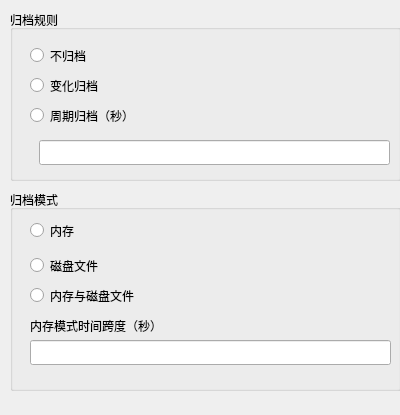
<?xml version="1.0" encoding="UTF-8"?>
<ui version="4.0">
 <class>CVariableArchivesDialog</class>
 <widget class="QDialog" name="CVariableArchivesDialog">
  <property name="geometry">
   <rect>
    <x>0</x>
    <y>0</y>
    <width>400</width>
    <height>415</height>
   </rect>
  </property>
  <property name="windowTitle">
   <string>Dialog</string>
  </property>
  <widget class="QGroupBox" name="groupBox">
   <property name="geometry">
    <rect>
     <x>10</x>
     <y>190</y>
     <width>391</width>
     <height>201</height>
    </rect>
   </property>
   <property name="title">
    <string>归档模式</string>
   </property>
   <widget class="QRadioButton" name="modeRadioButton0">
    <property name="geometry">
     <rect>
      <x>20</x>
      <y>30</y>
      <width>361</width>
      <height>21</height>
     </rect>
    </property>
    <property name="text">
     <string>内存</string>
    </property>
   </widget>
   <widget class="QRadioButton" name="modeRadioButton1">
    <property name="geometry">
     <rect>
      <x>20</x>
      <y>60</y>
      <width>361</width>
      <height>31</height>
     </rect>
    </property>
    <property name="text">
     <string>磁盘文件</string>
    </property>
   </widget>
   <widget class="QRadioButton" name="modeRadioButton2">
    <property name="geometry">
     <rect>
      <x>20</x>
      <y>90</y>
      <width>361</width>
      <height>31</height>
     </rect>
    </property>
    <property name="text">
     <string>内存与磁盘文件</string>
    </property>
   </widget>
   <widget class="QLabel" name="label_4">
    <property name="geometry">
     <rect>
      <x>20</x>
      <y>120</y>
      <width>361</width>
      <height>31</height>
     </rect>
    </property>
    <property name="text">
     <string>内存模式时间跨度（秒）</string>
    </property>
   </widget>
   <widget class="QLineEdit" name="timeRangeEdit">
    <property name="geometry">
     <rect>
      <x>20</x>
      <y>150</y>
      <width>361</width>
      <height>25</height>
     </rect>
    </property>
   </widget>
  </widget>
  <widget class="QGroupBox" name="groupBox_2">
   <property name="geometry">
    <rect>
     <x>10</x>
     <y>10</y>
     <width>391</width>
     <height>171</height>
    </rect>
   </property>
   <property name="title">
    <string>归档规则</string>
   </property>
   <widget class="QRadioButton" name="rulerRadioButton0">
    <property name="geometry">
     <rect>
      <x>20</x>
      <y>30</y>
      <width>361</width>
      <height>31</height>
     </rect>
    </property>
    <property name="text">
     <string>不归档</string>
    </property>
   </widget>
   <widget class="QRadioButton" name="rulerRadioButton1">
    <property name="geometry">
     <rect>
      <x>20</x>
      <y>60</y>
      <width>361</width>
      <height>31</height>
     </rect>
    </property>
    <property name="text">
     <string>变化归档</string>
    </property>
   </widget>
   <widget class="QRadioButton" name="rulerRadioButton2">
    <property name="geometry">
     <rect>
      <x>20</x>
      <y>90</y>
      <width>361</width>
      <height>31</height>
     </rect>
    </property>
    <property name="text">
     <string>周期归档（秒）</string>
    </property>
   </widget>
   <widget class="QLineEdit" name="cycleEdit">
    <property name="geometry">
     <rect>
      <x>29</x>
      <y>130</y>
      <width>351</width>
      <height>25</height>
     </rect>
    </property>
   </widget>
  </widget>
 </widget>
 <resources/>
 <connections/>
</ui>
